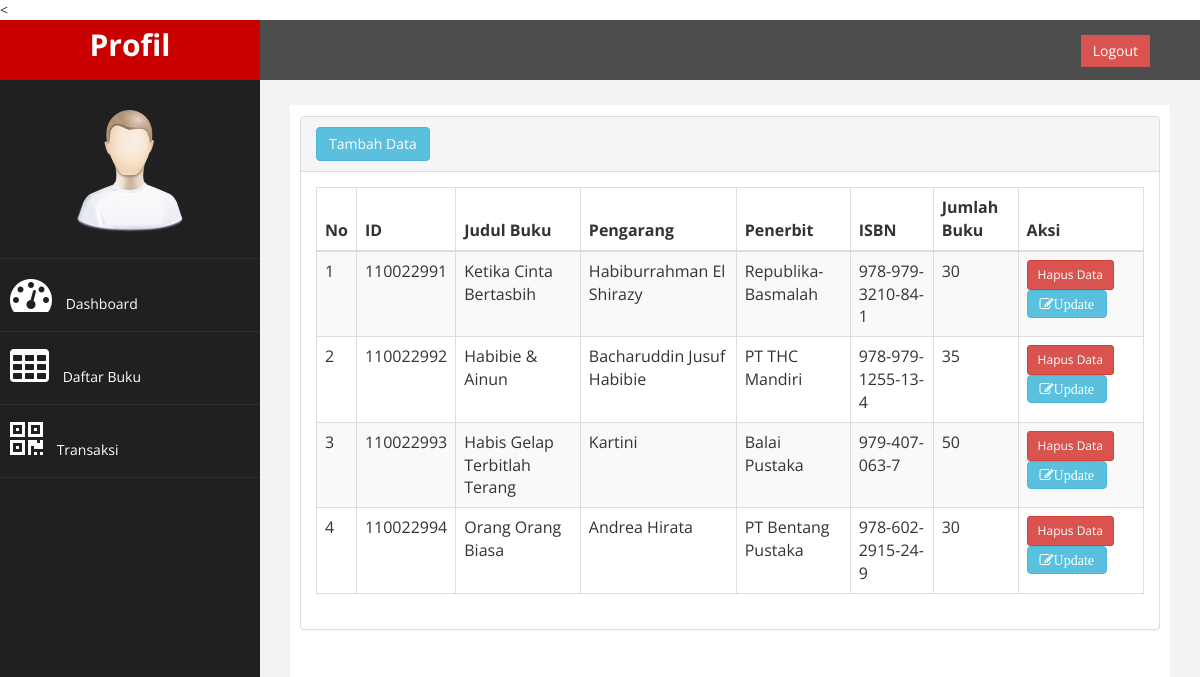
Screenshot of /?page=buku with the database file from the repository.
### tables this page shows
CREATE TABLE `tb_buku` (
  `id` int(10) NOT NULL,
  `judul` varchar(100) NOT NULL,
  `pengarang` varchar(100) NOT NULL,
  `penerbit` varchar(100) NOT NULL,
  `tahun_terbit` varchar(5) NOT NULL,
  `isbn` varchar(25) NOT NULL,
  `jumlah_buku` int(5) NOT NULL,
  `tgl_input` date NOT NULL
);

### page/buku/buku.php (the view)
<div class="row">
                <div class="col-md-12">
                    <div class="panel panel-default">
                        <div class="panel-heading">
                             <a href="?page=buku&aksi=tambah" class="btn btn-info">Tambah Data</a>
                        </div>
                        <div class="panel-body">
                            <div class="table-responsive">
                                <table class="table table-striped table-bordered table-hover" id="dataTables-example">
                                    <thead>
                                        <tr>
                                            <th>No</th>
                                            <th>ID</th>
                                            <th>Judul Buku</th>
                                            <th>Pengarang</th>
                                            <th>Penerbit</th>
                                            <th>ISBN</th>
                                            <th>Jumlah Buku</th>
                                            <th>Aksi</th>
                                        </tr>
                                    </thead>
                                    <tbody>
                                        <?php
                                            $no = 1;
                                            $sql = $koneksi->query("select * from tb_buku");
                                            while ($data= $sql->fetch_assoc()) {
                                        ?>
                                        <tr>
                                            <td><?php echo $no++; ?></td>
                                            <td><?php echo $data['id'];?></td>
                                            <td><?php echo $data['judul'];?></td>
                                            <td><?php echo $data['pengarang'];?></td>
                                            <td><?php echo $data['penerbit'];?></td>
                                            <td><?php echo $data['isbn'];?></td>
                                            <td><?php echo $data['jumlah_buku'];?></td>
                                            <td>
                                                <a onclick="return confirm('Apakah Anda yakin Menghapus ?')" href="?page=buku&aksi=hapus&id=<?php echo $data['id']; ?>" class="btn btn-danger btn-sm">Hapus Data </a>
                                                <a href="?page=buku&aksi=edit&id=<?php echo $data['id']; ?>" class="btn btn-info"><i class="fa fa-edit">Update</i></a>
                                            </td>
                                        </tr>
                                        <?php } ?>
                                    </tbody>
                                </table>
                            </div>
                        </div>
                    </div>
                </div>
            </div>

### index.php (shortened to what this page needs)
<?php
    $koneksi = new mysqli ("localhost","root","","db_perpustakaan");
?>
<!DOCTYPE html>
<html>
<head>
    <link href="assets/css/bootstrap.css" rel="stylesheet" />
    <link href="assets/css/font-awesome.css" rel="stylesheet" />
    <link href="assets/css/custom.css" rel="stylesheet" />
   <link href="assets/js/dataTables/dataTables.bootstrap.css" rel="stylesheet" />
</head>
<body>
    <div id="wrapper">
        <nav class="navbar navbar-default navbar-cls-top " role="navigation" style="margin-bottom: 0">
            <div class="navbar-header">
                <a class="navbar-brand" href="index.html">Profil</a>
            </div>
  <div style="color: white;
padding: 15px 50px 5px 50px;
float: right;
font-size: 16px;"> &nbsp; <a href="login.html" class="btn btn-danger square-btn-adjust">Logout</a> </div>
        </nav>
                <nav class="navbar-default navbar-side" role="navigation">
            <div class="sidebar-collapse">
                <ul class="nav" id="main-menu">
				<li class="text-center">
                    <img src="assets/img/find_user.png" class="user-image img-responsive"/>
					</li>
                    <li>
                        <a href="?page=dashboard"><i class="fa fa-dashboard fa-3x"></i> Dashboard</a>
                    </li>
                      <li>
                        <a  href="?page=buku"><i class="fa fa-table fa-3x"></i> Daftar Buku</a>
                    </li>
                    <li>
                        <a  href="?page=transaksi"><i class="fa fa-qrcode fa-3x"></i> Transaksi </a>
                    </li>
                </ul>
            </div>
        </nav>
        <div id="page-wrapper" >
            <div id="page-inner">
                <div class="row">
                    <div class="col-md-12">
                    </div>
                </div>
                        <?php
                          $page = $_GET['page'];
                          $aksi = $_GET['aksi'];
                          if ($page == "buku") {
                            if ($aksi == "") {
                              include "page/buku/buku.php";
                            }elseif ($aksi == "tambah") {
                              include "page/buku/tambah.php";
                            }elseif ($aksi == "hapus") {
                              include "page/buku/hapus.php";
                            }elseif ($aksi == "edit") {
                              include "page/buku/edit.php";
                            }
                          }elseif ($page == "dashboard") {
                            if ($aksi == "") {
                              include "page/buku/dashboard.php";
                            }
                          }
                        ?>
                    </div>
                </div>
            </div>
</body>
</html>

### assets/css/custom.css (style rules this page uses)
body { font-family: 'Open Sans', sans-serif; }
#wrapper { width: 100%; background:#202020; }
#page-wrapper { padding: 15px 15px; min-height: 600px; background:#F3F3F3; }
#page-inner { width:100%; margin:10px 20px 10px 0px; background-color:#fff!important; padding:10px; min-height:1200px; }
.text-center { text-align:center; }
.square-btn-adjust { border: 0px solid transparent; -webkit-border-radius: 0px; -moz-border-radius: 0px; border-radius: 0px; }
.user-image { margin: 25px auto; -webkit-border-radius: 10px; -moz-border-radius: 10px; border-radius: 10px; max-height:170px; max-width:170px; }
.navbar-cls-top .navbar-brand { color: #fff; background: #C90000; width: 260px; text-align: center; height: 60px; font-size: 30px; font-weight: 700; }
.sidebar-collapse , .sidebar-collapse .nav { background:none; }
.sidebar-collapse .nav { padding:0; }
.sidebar-collapse .nav > li > a { color:#fff; background:#202020; text-shadow:none; }
.sidebar-collapse > .nav > li > a { padding:15px 10px; }
.sidebar-collapse > .nav > li { border-bottom: 1px solid rgba(107, 108, 109, 0.19); }
.navbar-side { border:none; background-color: #202020; }
.navbar-cls-top { background:#4D4D4D; border-bottom:none; }
.navbar-default { border:0px solid black; }
.navbar-header { background: #A70303; }
.nav > li > a > i { margin-right:10px; }
@media (min-width:768px) { #page-wrapper { margin: 0 0 0 260px; padding: 15px 30px; min-height: 1200px; } }
@media (min-width:768px) { .navbar-side { z-index: 1; position: absolute; width: 260px; } }
@media (min-width:768px) { .navbar { border-radius: 0px; } }

### rows the page displays
tb_buku: id "110022991", judul "Ketika Cinta Bertasbih", pengarang "Habiburrahman El Shirazy", penerbit "Republika-Basmalah", isbn "978-979-3210-84-1", jumlah_buku "30"
tb_buku: id "110022992", judul "Habibie & Ainun", pengarang "Bacharuddin Jusuf Habibie", penerbit "PT THC Mandiri", isbn "978-979-1255-13-4", jumlah_buku "35"
tb_buku: id "110022993", judul "Habis Gelap Terbitlah Terang", pengarang "Kartini", penerbit "Balai Pustaka", isbn "979-407-063-7", jumlah_buku "50"
tb_buku: id "110022994", judul "Orang Orang Biasa", pengarang "Andrea Hirata", penerbit "PT Bentang Pustaka", isbn "978-602-2915-24-9", jumlah_buku "30"
